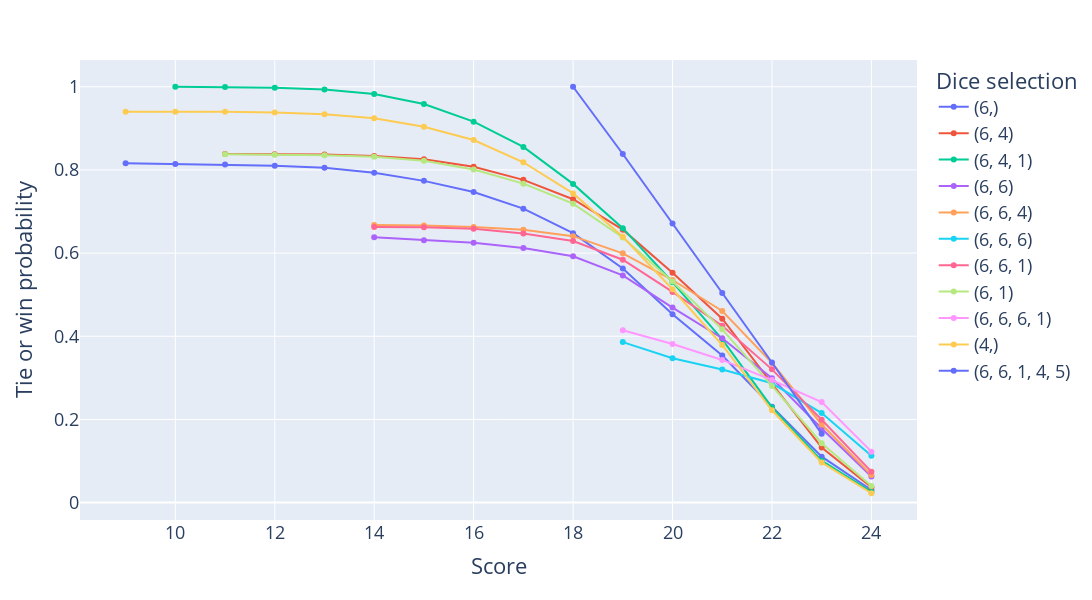

The notebook cell saved with this chart:
### Code cell
strategy = "Middle"
df = compute_ccdf_dataframe(samples[strategy])

fig = px.line(
    df, x="Score", y="Probability", color="Dice selection",
    markers=True, height=600, width=1400
)
fig.update_layout(
    font_size=18,
    yaxis_title="Tie or win probability"
)
fig.show()

### Figure 1 — Plotly figure (JSON) as saved in the notebook; plotly's stock layout.template omitted (floating-point values rounded to 4 significant figures)
{"data": [{"hovertemplate": "Dice selection=(6,)<br>Score=%{x}<br>Probability=%{y}<extra></extra>", "legendgroup": "(6,)", "line": {"color": "#636efa", "dash": "solid"}, "marker": {"symbol": "circle"}, "mode": "markers+lines", "name": "(6,)", "orientation": "v", "showlegend": true, "type": "scatter", "x": [9, 10, 11, 12, 13, 14, 15, 16, 17, 18, 19, 20, 21, 22, 23, 24], "xaxis": "x", "y": [0.816, 0.8145, 0.8129, 0.81, 0.8052, 0.7932, 0.7737, 0.747, 0.7069, 0.648, 0.5629, 0.453, 0.3537, 0.2307, 0.1104, 0.0303], "yaxis": "y"}, {"hovertemplate": "Dice selection=(6, 4)<br>Score=%{x}<br>Probability=%{y}<extra></extra>", "legendgroup": "(6, 4)", "line": {"color": "#EF553B", "dash": "solid"}, "marker": {"symbol": "circle"}, "mode": "markers+lines", "name": "(6, 4)", "orientation": "v", "showlegend": true, "type": "scatter", "x": [9, 10, 11, 12, 13, 14, 15, 16, 17, 18, 19, 20, 21, 22, 23, 24], "xaxis": "x", "y": [null, null, 0.8381, 0.8379, 0.8372, 0.8335, 0.8256, 0.8078, 0.7761, 0.7295, 0.6564, 0.5525, 0.4421, 0.2863, 0.1324, 0.0371], "yaxis": "y"}, {"hovertemplate": "Dice selection=(6, 4, 1)<br>Score=%{x}<br>Probability=%{y}<extra></extra>", "legendgroup": "(6, 4, 1)", "line": {"color": "#00cc96", "dash": "solid"}, "marker": {"symbol": "circle"}, "mode": "markers+lines", "name": "(6, 4, 1)", "orientation": "v", "showlegend": true, "type": "scatter", "x": [9, 10, 11, 12, 13, 14, 15, 16, 17, 18, 19, 20, 21, 22, 23, 24], "xaxis": "x", "y": [null, 1, 0.9993, 0.9977, 0.9932, 0.9825, 0.9583, 0.916, 0.8552, 0.7664, 0.66, 0.53, 0.3926, 0.2288, 0.1008, 0.0256], "yaxis": "y"}, {"hovertemplate": "Dice selection=(6, 6)<br>Score=%{x}<br>Probability=%{y}<extra></extra>", "legendgroup": "(6, 6)", "line": {"color": "#ab63fa", "dash": "solid"}, "marker": {"symbol": "circle"}, "mode": "markers+lines", "name": "(6, 6)", "orientation": "v", "showlegend": true, "type": "scatter", "x": [9, 10, 11, 12, 13, 14, 15, 16, 17, 18, 19, 20, 21, 22, 23, 24], "xaxis": "x", "y": [null, null, null, null, null, 0.6382, 0.6309, 0.6249, 0.6121, 0.5922, 0.5464, 0.469, 0.3952, 0.299, 0.1782, 0.0628], "yaxis": "y"}, {"hovertemplate": "Dice selection=(6, 6, 4)<br>Score=%{x}<br>Probability=%{y}<extra></extra>", "legendgroup": "(6, 6, 4)", "line": {"color": "#FFA15A", "dash": "solid"}, "marker": {"symbol": "circle"}, "mode": "markers+lines", "name": "(6, 6, 4)", "orientation": "v", "showlegend": true, "type": "scatter", "x": [9, 10, 11, 12, 13, 14, 15, 16, 17, 18, 19, 20, 21, 22, 23, 24], "xaxis": "x", "y": [null, null, null, null, null, 0.6674, 0.6664, 0.6627, 0.6561, 0.6407, 0.5995, 0.5353, 0.4607, 0.336, 0.1879, 0.0664], "yaxis": "y"}, {"hovertemplate": "Dice selection=(6, 6, 6)<br>Score=%{x}<br>Probability=%{y}<extra></extra>", "legendgroup": "(6, 6, 6)", "line": {"color": "#19d3f3", "dash": "solid"}, "marker": {"symbol": "circle"}, "mode": "markers+lines", "name": "(6, 6, 6)", "orientation": "v", "showlegend": true, "type": "scatter", "x": [9, 10, 11, 12, 13, 14, 15, 16, 17, 18, 19, 20, 21, 22, 23, 24], "xaxis": "x", "y": [null, null, null, null, null, null, null, null, null, null, 0.386, 0.3472, 0.3201, 0.2869, 0.2153, 0.1129], "yaxis": "y"}, {"hovertemplate": "Dice selection=(6, 6, 1)<br>Score=%{x}<br>Probability=%{y}<extra></extra>", "legendgroup": "(6, 6, 1)", "line": {"color": "#FF6692", "dash": "solid"}, "marker": {"symbol": "circle"}, "mode": "markers+lines", "name": "(6, 6, 1)", "orientation": "v", "showlegend": true, "type": "scatter", "x": [9, 10, 11, 12, 13, 14, 15, 16, 17, 18, 19, 20, 21, 22, 23, 24], "xaxis": "x", "y": [null, null, null, null, null, 0.663, 0.6623, 0.6588, 0.6473, 0.6289, 0.5841, 0.5066, 0.4253, 0.3204, 0.1993, 0.0745], "yaxis": "y"}, {"hovertemplate": "Dice selection=(6, 1)<br>Score=%{x}<br>Probability=%{y}<extra></extra>", "legendgroup": "(6, 1)", "line": {"color": "#B6E880", "dash": "solid"}, "marker": {"symbol": "circle"}, "mode": "markers+lines", "name": "(6, 1)", "orientation": "v", "showlegend": true, "type": "scatter", "x": [9, 10, 11, 12, 13, 14, 15, 16, 17, 18, 19, 20, 21, 22, 23, 24], "xaxis": "x", "y": [null, null, 0.8376, 0.8366, 0.8353, 0.8317, 0.822, 0.8011, 0.767, 0.7189, 0.6374, 0.5316, 0.4166, 0.2805, 0.1427, 0.0402], "yaxis": "y"}, {"hovertemplate": "Dice selection=(6, 6, 6, 1)<br>Score=%{x}<br>Probability=%{y}<extra></extra>", "legendgroup": "(6, 6, 6, 1)", "line": {"color": "#FF97FF", "dash": "solid"}, "marker": {"symbol": "circle"}, "mode": "markers+lines", "name": "(6, 6, 6, 1)", "orientation": "v", "showlegend": true, "type": "scatter", "x": [9, 10, 11, 12, 13, 14, 15, 16, 17, 18, 19, 20, 21, 22, 23, 24], "xaxis": "x", "y": [null, null, null, null, null, null, null, null, null, null, 0.4143, 0.3815, 0.3431, 0.2946, 0.2418, 0.1225], "yaxis": "y"}, {"hovertemplate": "Dice selection=(4,)<br>Score=%{x}<br>Probability=%{y}<extra></extra>", "legendgroup": "(4,)", "line": {"color": "#FECB52", "dash": "solid"}, "marker": {"symbol": "circle"}, "mode": "markers+lines", "name": "(4,)", "orientation": "v", "showlegend": true, "type": "scatter", "x": [9, 10, 11, 12, 13, 14, 15, 16, 17, 18, 19, 20, 21, 22, 23, 24], "xaxis": "x", "y": [0.9401, 0.94, 0.9396, 0.9378, 0.9341, 0.9244, 0.9039, 0.8719, 0.8184, 0.7436, 0.6391, 0.5131, 0.3791, 0.2221, 0.0967, 0.0225], "yaxis": "y"}, {"hovertemplate": "Dice selection=(6, 6, 1, 4, 5)<br>Score=%{x}<br>Probability=%{y}<extra></extra>", "legendgroup": "(6, 6, 1, 4, 5)", "line": {"color": "#636efa", "dash": "solid"}, "marker": {"symbol": "circle"}, "mode": "markers+lines", "name": "(6, 6, 1, 4, 5)", "orientation": "v", "showlegend": true, "type": "scatter", "x": [9, 10, 11, 12, 13, 14, 15, 16, 17, 18, 19, 20, 21, 22, 23, 24], "xaxis": "x", "y": [null, null, null, null, null, null, null, null, null, 1, 0.8383, 0.6712, 0.504, 0.337, 0.1653, null], "yaxis": "y"}], "layout": {"font": {"size": 18}, "height": 600, "legend": {"title": {"text": "Dice selection"}, "tracegroupgap": 0}, "margin": {"t": 60}, "width": 1400, "xaxis": {"anchor": "y", "domain": [0, 1], "title": {"text": "Score"}}, "yaxis": {"anchor": "x", "domain": [0, 1], "title": {"text": "Tie or win probability"}}}}
